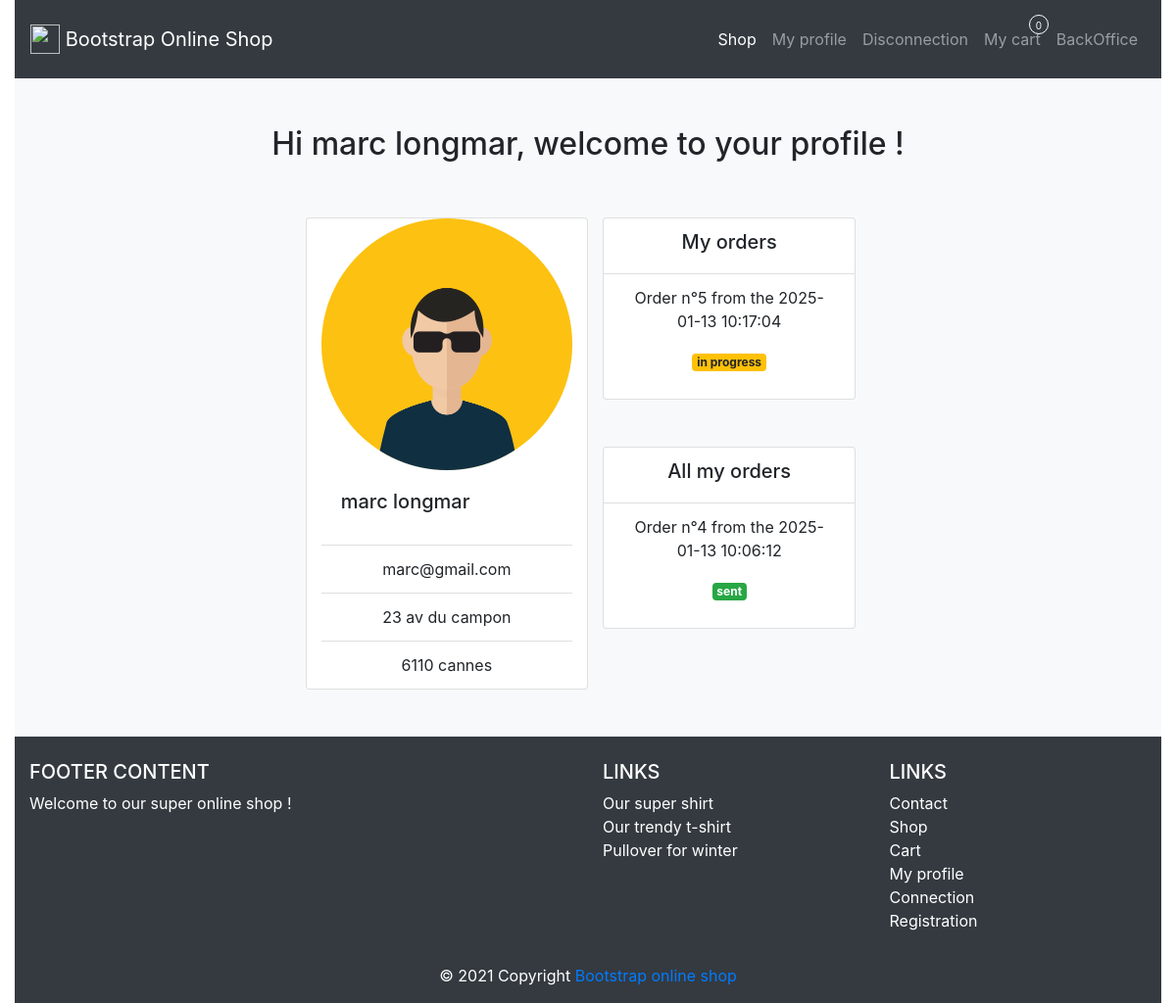
The app's page /profile.php (signed in) with its own data.
### tables this page shows
CREATE TABLE IF NOT EXISTS `orders` (
  `id` int NOT NULL AUTO_INCREMENT,
  `member_id` int DEFAULT NULL,
  `amount` int NOT NULL,
  `created_at` datetime NOT NULL,
  `state` enum('in progress','sent','delivered') NOT NULL,
  PRIMARY KEY (`id`),
  KEY `member_id` (`member_id`)
);

### profile.php (the view, shortened to what this page needs)
<?php
require_once("inc/init.php");
$id = $_SESSION["user"]["id"];
$stmt = $pdo->query("SELECT * FROM orders WHERE member_id = '$id' ");
$orders = $stmt->fetchAll(PDO::FETCH_ASSOC);
require_once("inc/header.php");
?>
<div class="col-md-12 mb-5">
    <h2 class="text-center">Hi <?= $_SESSION["user"]["last_name"] . " " . $_SESSION["user"]["first_name"]; ?>, welcome to your profile !</h2>
</div>
<div class="card col-md-4">
    <?php if($_SESSION["user"]["sexe"] == "m") { ?>
        <img src="pictures/avatar_male.png" class="card-img-top" alt="...">
    <?php } else { ?>
        <img src="pictures/avatar_female.png" class="card-img-top" alt="...">
    <?php } ?>
    <div class="card-body">
        <h5 class="card-title"><?= $_SESSION["user"]["last_name"] . " " . $_SESSION["user"]["first_name"]; ?></h5>
    </div>
    <ul class="list-group list-group-flush">
        <li class="list-group-item text-center"><?= $_SESSION["user"]["email"]; ?></li>
        <li class="list-group-item text-center"><?= $_SESSION["user"]["address"]; ?></li>
        <li class="list-group-item text-center"><?= $_SESSION["user"]["postal_code"] . " " . $_SESSION["user"]["city"]; ?></li>
    </ul>
</div>
<div class="col-md-4">
    <ul class="list-group">
        <li class="list-group-item text-center">
            <h5>My orders</h5>
        </li>
        <?php
            foreach ($orders as $order) {
                if($order["state"] == "in progress") { ?>
                    <li class="list-group-item text-center">
                        <p>Order n°<?= $order["id"]; ?> from the <?= $order["created_at"]; ?></p>
                        <p class="badge badge-warning"> <?= $order["state"]; ?></p>
                    </li>
                <?php }
            }
        ?>
    </ul>
    <ul class="list-group mt-5">
        <li class="list-group-item text-center">
            <h5>All my orders</h5>
        </li>
        <?php
            foreach ($orders as $order) {
                if($order["state"] != "in progress") { ?>
                    <li class="list-group-item text-center">
                        <p>Order n°<?= $order["id"]; ?> from the <?= $order["created_at"]; ?></p>
                        <p class="badge badge-success"> <?= $order["state"]; ?></p>
                    </li>
                <?php }
            }
        ?>
    </ul>
</div>
<?php
require_once("inc/footer.php");
?>

### records on screen
orders: id "5", created_at "2025-01-13 10:17:04", state "in progress"
orders: id "4", created_at "2025-01-13 10:06:12", state "sent"

### other values on screen
totalProductsInCart() "0"
$_SESSION["user"]["last_name"] "marc"
$_SESSION["user"]["first_name"] "longmar"
$_SESSION["user"]["email"] "marc@gmail.com"
$_SESSION["user"]["address"] "23 av du campon"
$_SESSION["user"]["postal_code"] "6110"
$_SESSION["user"]["city"] "cannes"
